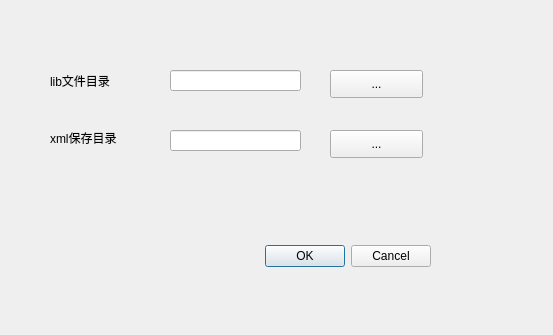
<?xml version="1.0" encoding="UTF-8"?>
<ui version="4.0">
 <class>libToXMLDialogBase</class>
 <widget class="QDialog" name="libToXMLDialogBase">
  <property name="geometry">
   <rect>
    <x>0</x>
    <y>0</y>
    <width>553</width>
    <height>335</height>
   </rect>
  </property>
  <property name="windowTitle">
   <string>libToXML</string>
  </property>
  <widget class="QDialogButtonBox" name="button_box">
   <property name="geometry">
    <rect>
     <x>90</x>
     <y>240</y>
     <width>341</width>
     <height>32</height>
    </rect>
   </property>
   <property name="orientation">
    <enum>Qt::Horizontal</enum>
   </property>
   <property name="standardButtons">
    <set>QDialogButtonBox::Cancel|QDialogButtonBox::Ok</set>
   </property>
  </widget>
  <widget class="QLabel" name="label">
   <property name="geometry">
    <rect>
     <x>50</x>
     <y>70</y>
     <width>111</width>
     <height>21</height>
    </rect>
   </property>
   <property name="text">
    <string>lib文件目录</string>
   </property>
  </widget>
  <widget class="QLabel" name="label_2">
   <property name="geometry">
    <rect>
     <x>50</x>
     <y>130</y>
     <width>91</width>
     <height>16</height>
    </rect>
   </property>
   <property name="text">
    <string>xml保存目录</string>
   </property>
  </widget>
  <widget class="QLineEdit" name="lineEdit">
   <property name="geometry">
    <rect>
     <x>170</x>
     <y>70</y>
     <width>131</width>
     <height>21</height>
    </rect>
   </property>
  </widget>
  <widget class="QLineEdit" name="lineEdit_2">
   <property name="geometry">
    <rect>
     <x>170</x>
     <y>130</y>
     <width>131</width>
     <height>21</height>
    </rect>
   </property>
  </widget>
  <widget class="QPushButton" name="pushButton">
   <property name="geometry">
    <rect>
     <x>330</x>
     <y>70</y>
     <width>93</width>
     <height>28</height>
    </rect>
   </property>
   <property name="text">
    <string>...</string>
   </property>
  </widget>
  <widget class="QPushButton" name="pushButton_2">
   <property name="geometry">
    <rect>
     <x>330</x>
     <y>130</y>
     <width>93</width>
     <height>28</height>
    </rect>
   </property>
   <property name="text">
    <string>...</string>
   </property>
  </widget>
 </widget>
 <resources/>
 <connections>
  <connection>
   <sender>button_box</sender>
   <signal>accepted()</signal>
   <receiver>libToXMLDialogBase</receiver>
   <slot>accept()</slot>
   <hints>
    <hint type="sourcelabel">
     <x>20</x>
     <y>20</y>
    </hint>
    <hint type="destinationlabel">
     <x>20</x>
     <y>20</y>
    </hint>
   </hints>
  </connection>
  <connection>
   <sender>button_box</sender>
   <signal>rejected()</signal>
   <receiver>libToXMLDialogBase</receiver>
   <slot>reject()</slot>
   <hints>
    <hint type="sourcelabel">
     <x>20</x>
     <y>20</y>
    </hint>
    <hint type="destinationlabel">
     <x>20</x>
     <y>20</y>
    </hint>
   </hints>
  </connection>
 </connections>
</ui>
